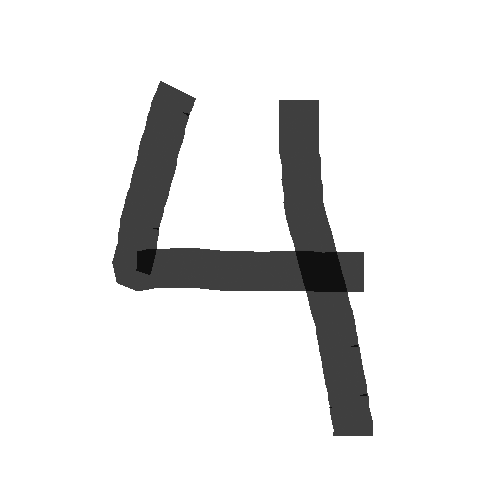
#> input picture four.bmp, 500 x 500 px
$ python import_image.py
#> lines starting #> are read from the running program, lines starting #| are printed output that depends on the picture
import csv
import cv2
import matplotlib.pyplot as plt


FILE_TO_EXPORT_TO = 'my_numbers.csv'
FILE_TO_IMPORT = 'four.bmp'
LABEL = 4

# Load image
image_to_import = cv2.imread(FILE_TO_IMPORT, cv2.IMREAD_GRAYSCALE)
#> image_to_import is the input picture: shape (500, 500); min 16, max 255, mean 232.7

# Preview sample image
plt.imshow(image_to_import, cmap='gray')

# Format Image
img_resized = cv2.resize(image_to_import, (28, 28), interpolation=cv2.INTER_LINEAR)
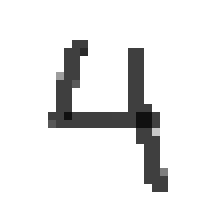
#> img_resized: shape (28, 28) (shown 8 times larger); min 16, max 255, mean 234.1
img_resized = cv2.bitwise_not(img_resized)
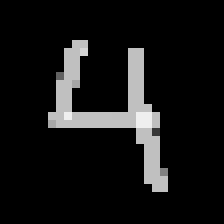
#> img_resized: shape (28, 28) (shown 8 times larger); min 0, max 239, mean 20.9

# Preview reformatted image
plt.imshow(img_resized, cmap='gray')
plt.show()
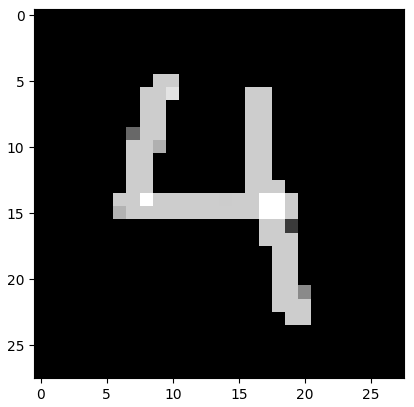
#> figure drawn by matplotlib, 1 panel

img_resized = img_resized.reshape(1,784)
img_resized_list = img_resized[0].tolist()
#> img_resized_list = 784 values, max 239 at index 400, min 0 at index 0, mean 20.95
img_resized_list.insert(0,LABEL)
print(img_resized_list)
#> (printed output is left out)

f = open(FILE_TO_EXPORT_TO, 'a',newline='')
w = csv.writer(f, delimiter = ',')
w.writerow(img_resized_list)
f.close()
